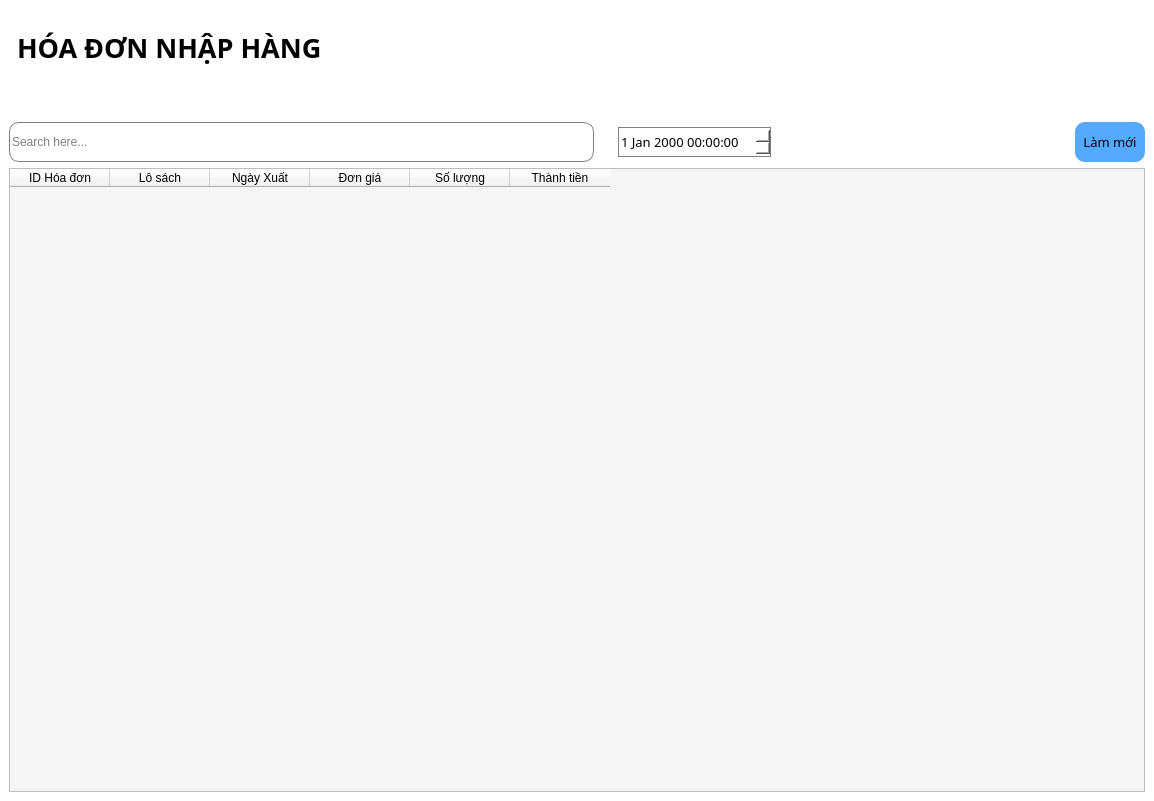
<?xml version="1.0" encoding="UTF-8"?>
<ui version="4.0">
 <class>Quanlyhoadonnhap</class>
 <widget class="QMainWindow" name="Quanlyhoadonnhap">
  <property name="geometry">
   <rect>
    <x>0</x>
    <y>0</y>
    <width>1154</width>
    <height>801</height>
   </rect>
  </property>
  <property name="windowTitle">
   <string>MainWindow</string>
  </property>
  <property name="styleSheet">
   <string notr="true">background-color: rgb(255, 255, 255);
color: rgb(0, 0, 0);</string>
  </property>
  <widget class="QWidget" name="centralwidget">
   <layout class="QGridLayout" name="gridLayout">
    <item row="0" column="0">
     <widget class="QLabel" name="label">
      <property name="font">
       <font>
        <family>Bahnschrift</family>
        <pointsize>20</pointsize>
        <weight>75</weight>
        <bold>true</bold>
       </font>
      </property>
      <property name="styleSheet">
       <string notr="true">padding-bottom: 50px;
padding-top:20px</string>
      </property>
      <property name="text">
       <string>HÓA ĐƠN NHẬP HÀNG</string>
      </property>
      <property name="wordWrap">
       <bool>true</bool>
      </property>
      <property name="margin">
       <number>0</number>
      </property>
     </widget>
    </item>
    <item row="1" column="0">
     <layout class="QHBoxLayout" name="horizontalLayout">
      <item>
       <widget class="QLineEdit" name="lineSearch">
        <property name="maximumSize">
         <size>
          <width>16777215</width>
          <height>40</height>
         </size>
        </property>
        <property name="styleSheet">
         <string notr="true">border: 1px solid gray;
border-radius: 10px;
background-color: rgb(255, 255, 255);</string>
        </property>
        <property name="text">
         <string/>
        </property>
        <property name="placeholderText">
         <string>Search here...</string>
        </property>
       </widget>
      </item>
      <item>
       <spacer name="spacer">
        <property name="orientation">
         <enum>Qt::Horizontal</enum>
        </property>
        <property name="sizeType">
         <enum>QSizePolicy::Fixed</enum>
        </property>
        <property name="sizeHint" stdset="0">
         <size>
          <width>18</width>
          <height>20</height>
         </size>
        </property>
       </spacer>
      </item>
      <item>
       <widget class="QDateTimeEdit" name="dateTimeEdit">
        <property name="sizePolicy">
         <sizepolicy hsizetype="Minimum" vsizetype="Minimum">
          <horstretch>0</horstretch>
          <verstretch>0</verstretch>
         </sizepolicy>
        </property>
        <property name="minimumSize">
         <size>
          <width>100</width>
          <height>30</height>
         </size>
        </property>
        <property name="maximumSize">
         <size>
          <width>16777215</width>
          <height>30</height>
         </size>
        </property>
        <property name="font">
         <font>
          <family>Bahnschrift</family>
          <pointsize>10</pointsize>
         </font>
        </property>
        <property name="styleSheet">
         <string notr="true">background-color: rgb(255, 255, 255);
border: 1px solid gray;</string>
        </property>
       </widget>
      </item>
      <item>
       <spacer name="horizontalSpacer_3">
        <property name="orientation">
         <enum>Qt::Horizontal</enum>
        </property>
        <property name="sizeType">
         <enum>QSizePolicy::Fixed</enum>
        </property>
        <property name="sizeHint" stdset="0">
         <size>
          <width>298</width>
          <height>20</height>
         </size>
        </property>
       </spacer>
      </item>
      <item>
       <widget class="QPushButton" name="btnLamMoi">
        <property name="sizePolicy">
         <sizepolicy hsizetype="Minimum" vsizetype="Fixed">
          <horstretch>0</horstretch>
          <verstretch>0</verstretch>
         </sizepolicy>
        </property>
        <property name="minimumSize">
         <size>
          <width>70</width>
          <height>40</height>
         </size>
        </property>
        <property name="font">
         <font>
          <family>Bahnschrift</family>
          <pointsize>10</pointsize>
         </font>
        </property>
        <property name="styleSheet">
         <string notr="true">background-color: rgb(85, 170, 255);
border: none;
border-radius: 10px;</string>
        </property>
        <property name="text">
         <string>Làm mới</string>
        </property>
       </widget>
      </item>
     </layout>
    </item>
    <item row="2" column="0">
     <widget class="QTableWidget" name="tableWidget">
      <property name="font">
       <font>
        <family>Bahnschrift</family>
        <pointsize>12</pointsize>
       </font>
      </property>
      <property name="styleSheet">
       <string notr="true">background-color: rgb(245, 245, 245);</string>
      </property>
      <column>
       <property name="text">
        <string>ID Hóa đơn</string>
       </property>
      </column>
      <column>
       <property name="text">
        <string>Lô sách</string>
       </property>
      </column>
      <column>
       <property name="text">
        <string>Ngày Xuất</string>
       </property>
      </column>
      <column>
       <property name="text">
        <string>Đơn giá</string>
       </property>
      </column>
      <column>
       <property name="text">
        <string>Số lượng</string>
       </property>
      </column>
      <column>
       <property name="text">
        <string>Thành tiền</string>
       </property>
      </column>
     </widget>
    </item>
   </layout>
  </widget>
 </widget>
 <resources>
  <include location="../new_resource.qrc"/>
 </resources>
 <connections/>
</ui>
